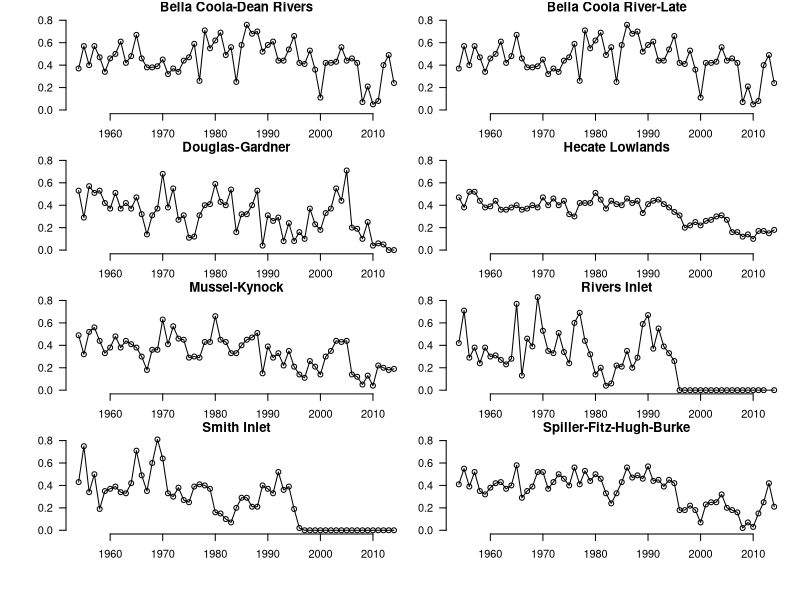
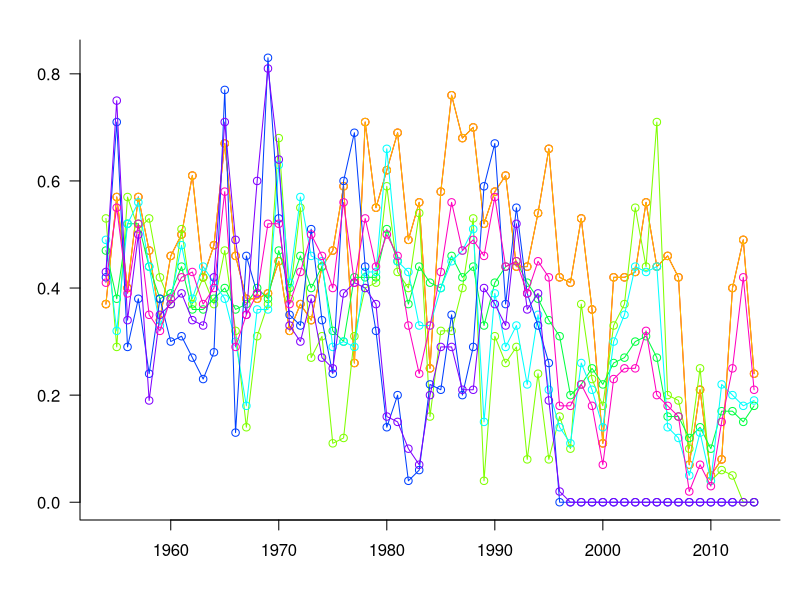

Generate these figures, in order, with R: (Note: this script raises an error after producing the figures.)
library(here)
library(RColorBrewer)
###############################################################################
# Load data
###############################################################################

CU_names <- read.csv("data/CentralCoastChum_CUs.csv")
CU_names <- as.character(CU_names[1:8,'CU_name']) #Ignore Wannock (no data)

datER <- read.csv("data/PSE_chumExploitationRate.csv")
datER <- subset(datER, is.element(datER$location, CU_names))

# Are all CUs in ER data?
CU_names[is.element(CU_names, datER$location) == FALSE]

###############################################################################
# Summarize data
###############################################################################
meanER <- mean(datER$datavalue)
sdER <- sd(datER$datavalue)

meanER_period1 <- mean(datER$datavalue[datER$year <= 1990])
meanER_period2 <- mean(datER$datavalue[datER$year > 1990])

# Perhaps makes more sense to look at sd among CUs within each year?
sdER2 <- mean(tapply(datER$datavalue, datER$year, sd))
# This is slightly lower than looking across all time.

###############################################################################
# Plot data
###############################################################################

par(mfrow=c(4,2), mar=c(2,2,1,1), oma=c(3,3,0,0))
for(i in 1:8){
	datER.i <- subset(datER, datER$location == CU_names[i])
	plot(datER.i$year, datER.i$datavalue, "o", xlim=c(1954, 2014), ylim=range(datER$datavalue, na.rm=TRUE), bty="n", xlab="", ylab="", las=1, main=CU_names[i])
}

# All together
colCU <- rainbow(8)#brewer.pal(8, "Accent")
par(mfrow=c(1,1), mar=c(4,4,2,1), oma=rep(0, 4))
plot(datER.i$year, datER.i$datavalue, "n", xlim=c(1954, 2014), ylim=range(datER$datavalue, na.rm=TRUE), bty="l", xlab="", ylab="", las=1)
for(i in 1:8){
	datER.i <- subset(datER, datER$location == CU_names[i])
	lines(datER.i$year, datER.i$datavalue, "o", col=colCU[i])
}
segments(x0=1954, x1=1990, y0=meanER_period1, y1=meanER_period1, lty=2, l)
segments(x0=1991, x1=2014, y0=meanER_period2, y1=meanER_period2, lty=2)
legend("topright", col=colCU, lwd=1, CU_names, ncol=2)

###############################################################################
# Representing with beta distribution
###############################################################################
betaPar <- function(mean, sd){
	beta1 <- (mean^2 - mean^3 - sd^2*mean)/(sd^2)
	beta2 <- (mean * (1 - mean)^2 - sd^2*(1 - mean))/(sd^2)
	return(c(beta1, beta2))
}

betaER <- betaPar(meanER, sdER2)
h <- rbeta(10^3, shape1 = betaER[1], shape2 = betaER[2])

hist(h, freq=FALSE)
lines(seq(0, 1, 0.01), dbeta(seq(0, 1, 0.01), shape1 = betaER[1], shape2 = betaER[2]))

mean(h)
sd(h)

###############################################################################
# Relationship between abundance and harvest rates
###############################################################################
datEsc <- read.csv("data/nccdbv2_NCCStreamEscapement.csv")
datAbund <- read.csv("data/PSE_chumSpawnerAbundanceAndTotalRunSize.csv")

datAbundLGL <- subset(datAbund, datAbund$parameter == "LGL counts")
datTotalRun <- subset(datAbund, datAbund$parameter == "Total run")



harvestPar <- data.frame(location = CU_names, hmax = rep(NA, length(CU_names)), d = rep(NA, length(CU_names)), m = rep(NA, length(CU_names))) 

dat.all <- data.frame(
	location = rep(NA, each = 61*length(CU_names)),
	year = rep(NA, 61*length(CU_names)), 
	harvestRate = rep(NA, 61*length(CU_names)), 
	totalRun = rep(NA, 61*length(CU_names)))
I <- 1
												 
for(i in c(1,3:8)){
	dat.i <- data.frame(
		y = subset(datER, datER$location == CU_names[i])$datavalue,
		x = subset(datTotalRun, datTotalRun$location == CU_names[i])$datavalue,
		esc = subset(datAbundLGL, datAbundLGL$location == CU_names[i])$datavalue,
		year = subset(datER, datER$location == CU_names[i])$year)

	dat.all$location[I:(I + dim(dat.i)[1] - 1)] <- CU_names[i]
	dat.all$year[I:(I+dim(dat.i)[1]-1)] <- dat.i$year
	dat.all$harvestRate[I:(I+dim(dat.i)[1]-1)] <- dat.i$y
	dat.all$totalRun[I:(I+dim(dat.i)[1]-1)] <- dat.i$x
	I <- I + dim(dat.i)[1]
}

# 	xmax <- ceiling(max(dat.i$x)*10^-5)*10^5
# 
# 	# Fit curve
# 	fit.i <- nls(
# 		y ~ hmax * (1 - exp(d * (m - x))),
# 		data = dat.i,
# 		start = list(hmax = 0.8, d = 1.2*10^-6, m = 10^5),
# 		lower = c(0, 0, 0),
# 		upper = c(1, Inf, 10^6),
# 		algorithm = "port")
# 	harvestPar[i,'hmax'] <- coefficients(fit.i)['hmax']
# 	harvestPar[i,'d'] <- coefficients(fit.i)['d']
# 	harvestPar[i,'m'] <- coefficients(fit.i)['m']
# 
# 	R.dummy <- seq(0, max(dat.i$x), length.out=200)
# 	h.dummy <- coefficients(fit.i)['hmax'] * (1 - exp(coefficients(fit.i)['d'] * (coefficients(fit.i)['m'] - R.dummy)))
# 
# 
# 	par(mfrow=c(2,1), mar=c(3,5,2,5), oma=c(1,0,0,0))
# 	bp <- barplot(rbind(dat.i$x - dat.i$esc, dat.i$esc), names.arg = NULL, las=1, col=c("#A8A6FF", "#FF0200"), yaxt="n", ylim=c(0, xmax), main=CU_names[i])
# 	axis(side=1, at=bp[match(seq(1960, 2010, 10), dat.i$year)], labels = seq(1960, 2010, 10))
# 
# 	xdist <- 100000
# 	while(length(seq(0, xmax, xdist)) > 8) xdist <- xdist * 2
# 	axis(side=2, at=seq(0, xmax, xdist), las=1, labels = formatC(seq(0, xmax/1000, xdist/1000), 0, format="f"))
# 
# 	mtext(side=2, "Escapement + harvest (1000s)", line=3)
# 	lines(bp, dat.i$y*xmax, lwd=1.5)
# 	axis(side=4, at=seq(0, 1, 0.2)*xmax, labels=seq(0, 1, 0.2), las=1)
# 	mtext(side=4, "Exploitation rate", line=3)
# 	mtext(side=3, line=1, adj=0, "a)")
# 
# 	plot(dat.i$x, dat.i$y, las=1, ylab="Exploitation rate", xlab="Escapement + harvest", bty="l", xlim=c(0, xmax), ylim=c(0,1), xaxs="i", yaxs="i", xaxt="n")
# 	axis(side=1, at=seq(0, xmax, xdist), las=1, labels = formatC(seq(0, xmax/1000, xdist/1000), 0, format="f"))
# 	mtext(side=1, "Escapement + harvest (1000s)", line=3)
# 
# 	mtext(side=3, line=1, adj=0, "b)")
# 
# 	lines(R.dummy, h.dummy, lwd=1.5)
# 	abline(h = coefficients(fit.i)['hmax'], lty=3)
# 	abline(v = coefficients(fit.i)['m'], lty=3)
# }
# 
# 

dat.all <- dat.all[1:(which(is.na(dat.all$location)==TRUE)[1]-1),]

fit.all <- nls(
	y ~ hmax * (1 - exp(d * (m - x))), 
	data = data.frame(x=dat.all$totalRun[dat.all$location != "Smith Inlet" & dat.all$location != "Rivers Inlet"], y=dat.all$harvestRate[dat.all$location != "Smith Inlet" & dat.all$location != "Rivers Inlet"]), 
	start = list(hmax = 0.8, d = 1.2*10^-6, m = 10^5), 
	lower = c(0, 0, 0), 
	upper = c(1, Inf, 10^6), 
	algorithm = "port")

R.dummy <- seq(0, 2*10^6, length.out = 200)
h.dummy <- 0.43 * (1 - exp(1.15*10^-5 * (1967 - R.dummy)))
h.dummy2 <- 0.4 * (1 - exp(1.81*10^-5 * (1405 - R.dummy)))
h.dummy3 <- coefficients(fit.all)['hmax'] * (1 - exp(coefficients(fit.all)['d'] * (coefficients(fit.all)['m'] - R.dummy)))

quartz(width = 6, height=2.8, pointsize = 9)
par(mfrow=c(1,1), mar=c(4,4,2,15), oma=c(0,0,0,0))
plot(
	dat.all$totalRun[dat.all$location != "Smith Inlet" & dat.all$location != "Rivers Inlet"], 
	dat.all$harvestRate[dat.all$location != "Smith Inlet" & dat.all$location != "Rivers Inlet"], 
	col = grey(0.7), #"#00000050",#col=as.numeric(as.factor(dat.all$location[dat.all$location != "Smith Inlet" & dat.all$location != "Rivers Inlet"])), 
	las=1, 
	xlab="Total return (millions)", 
	ylab = "Harvest rate", 
	bty="l", 
	pch = as.numeric(as.factor(dat.all$location[dat.all$location != "Smith Inlet" & dat.all$location != "Rivers Inlet"])),
	xaxt="n", yaxt="n")
	axis(side=1, at=seq(0, 1.5*10^6, 0.5*10^6), labels = c("0.0", "0.5", "1.0", "1.5"))
	axis(side=2, at=c(0, 0.3, 0.6), las=1)
	axis(side=2, at=coefficients(fit.all)['hmax'], labels=expression(paste(italic(h[MAX]))), las=1, cex.axis=0.8, col="dodgerblue", col.axis="dodgerblue")
legend(2*10^6, 0.85, col=grey(0.7), pch = unique(as.numeric(as.factor(dat.all$location[dat.all$location != "Smith Inlet" & dat.all$location != "Rivers Inlet"]))), legend= unique(dat.all$location[dat.all$location != "Smith Inlet" & dat.all$location != "Rivers Inlet"]), xpd=NA)
lines(R.dummy, h.dummy3, lwd=1.5)
abline(h = coefficients(fit.all)['hmax'], lty=2, col="dodgerblue")

# lines(R.dummy, h.dummy)
# lines(R.dummy, h.dummy2, lty=2)


#-----------------------------
# Plot residuals over time
#-----------------------------
dat.fit <- dat.all[dat.all$location != "Smith Inlet" & dat.all$location != "Rivers Inlet",]
res <- resid(fit.all)

par(mfrow=c(1,2), mar=c(4,4,2,1), oma=c(0,0,0,0))

plot(dat.fit$totalRun, dat.fit$harvestRate, col = grey(0.6), las=1, xlab="Total return (millions)", ylab = "Harvest rate", bty="l", pch = as.numeric(as.factor(dat.fit$location)), xaxt="n", yaxt="n")
axis(side=1, at=seq(0, 1.5*10^6, 0.5*10^6), labels = c("0.0", "0.5", "1.0", "1.5"))
axis(side=2, at=c(0, 0.3, 0.6), las=1)
axis(side=2, at=coefficients(fit.all)['hmax'], labels=expression(paste(italic(h[MAX]))), las=1, cex.axis=0.8, col="dodgerblue", col.axis="dodgerblue")
lines(R.dummy, h.dummy3, lwd=1.5)
mtext(side = 3, adj=0, line=0.5, "a) HCR fit")

plot(dat.fit$year, res, las=1, ylab="Residuals", xlab = "Return year", bty="l", pch = as.numeric(as.factor(dat.fit$location)), col=grey(0.6))
abline(h=0, lwd=1.5)
mtext(side = 3, adj=0, line=0.5, "b) Residuals from HCR fit")

